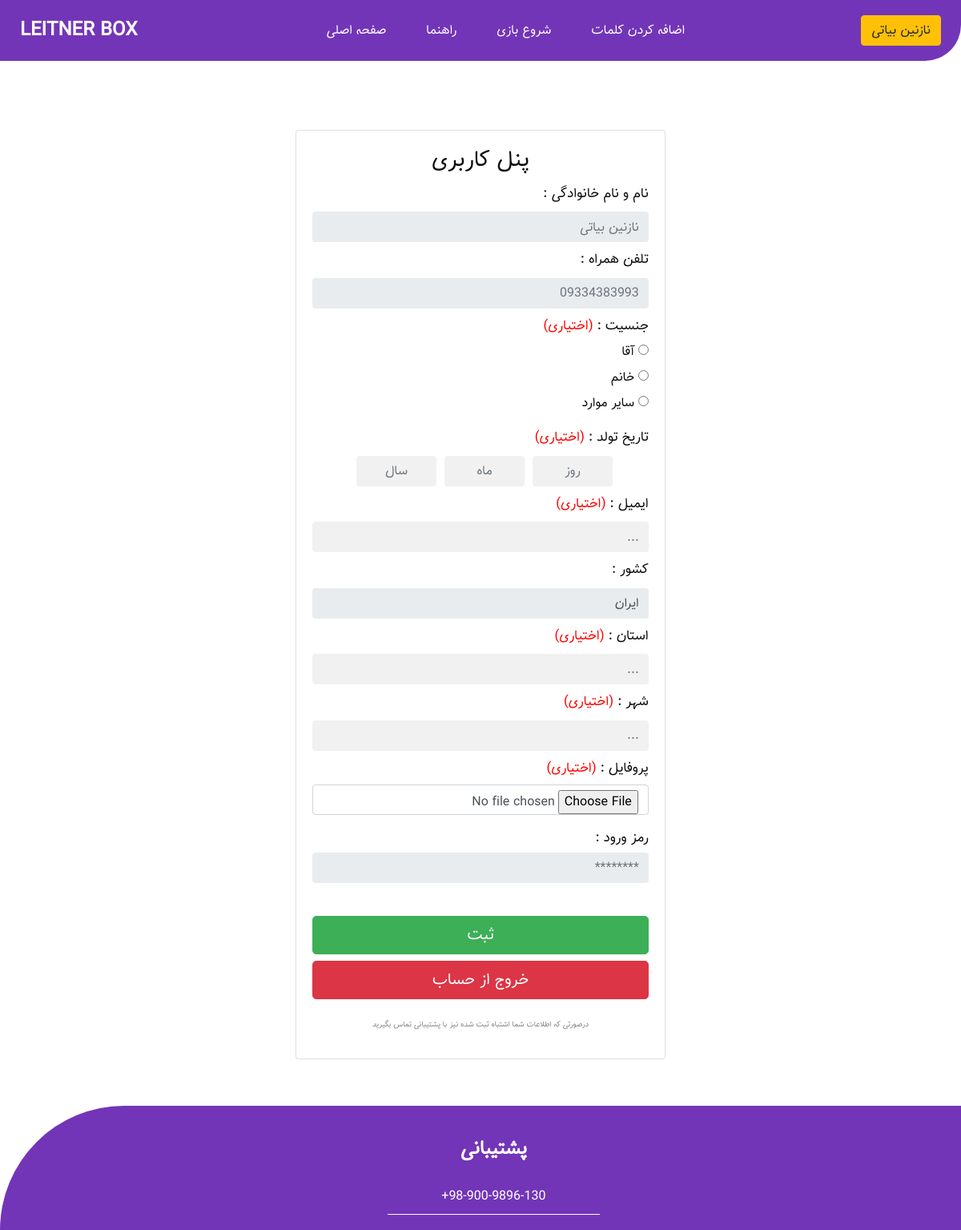
Screenshot of /authentication/profile (signed in) with the database file from the repository.
### customauth/models.py (models this page shows)
class MyUser(AbstractBaseUser, PermissionsMixin):
    phone_regex = RegexValidator(
        regex=r'^\+?1?\d{9,11}$',
        message="Phone number must be in the format: '+09123456789'. Up to 11 digits allowed."
    )
    phone_number = models.CharField(validators=[phone_regex], max_length=11, unique=True, verbose_name="phone number")
    full_name = models.CharField(max_length=50, verbose_name="نام و نام خانوادگی", help_text="این فیلد باید به فارسی وارد شود")
    gender = models.CharField(max_length=50, null=True, blank=True, verbose_name="جنسیت")
    date_of_birth = jmodels.jDateField(null=True, blank=True, verbose_name="تاریخ تولد")
    email = models.EmailField(blank=True, null=True, verbose_name="ایمیل")
    profile_picture = models.ImageField(upload_to='profile_pics/', blank=True, null=True, verbose_name="تصویر پروفایل")
    country = models.CharField(max_length=50, blank=True, null=True, default="ایران", verbose_name="کشور", help_text="این فیلد باید به فارسی وارد شود")
    state = models.CharField(max_length=100, blank=True, null=True, verbose_name="استان", help_text="این فیلد باید به فارسی وارد شود")
    city = models.CharField(max_length=100, blank=True, null=True, verbose_name="شهر", help_text="این فیلد باید به فارسی وارد شود")
    is_active = models.BooleanField(default=True, verbose_name="فعال")
    is_staff = models.BooleanField(default=False, verbose_name="کارمند")
    is_superuser = models.BooleanField(default=False, verbose_name="ادمین")
    date_joined = models.DateTimeField(default=timezone.now, verbose_name="تاریخ پیوستن")
    last_login = models.DateTimeField(blank=True, null=True, verbose_name="آخرین ورود")
    email_verified = models.BooleanField(default=False, verbose_name="ایمیل تایید شده")
    phone_verified = models.BooleanField(default=False, verbose_name="تلفن تایید شده")
    objects = MyUserManager()
    USERNAME_FIELD = 'phone_number'
    REQUIRED_FIELDS = ['full_name']
    class Meta:
        verbose_name_plural = "حساب های کاربری"

### Authentication_App/views.py (the view, shortened to what this page needs)
# urls.py: path("profile", views.profile_show, name="profile"),
def profile_show(request):
    user = request.user
    return render(request, "Authentication_App/profile.html", {'user': user})

### Authentication_App/templates/Authentication_App/profile.html (shortened to what this page needs)
{% extends 'common.html' %}
{% load static %}
{% block head %}
<link rel="stylesheet" href="https://cdnjs.cloudflare.com/ajax/libs/jalali-datepicker/1.3.4/jalali-datepicker.min.css">
{% endblock head %}
{% block body %}
<div class="services_section">
  <div class="container">
  </div>
</div>
<div class="login_section">
    <div class="container">
  <div class="row">
    <div class="col-sm-9 col-md-7 col-lg-5 mx-auto">
      <div class="card card-signin my-5">
        <div class="card-body">
          <h3 class="card-title text-center">پنل کاربری</h3>
          <form class="form-signin" method="post"  enctype="multipart/form-data">
            <div class="form-label-group" dir="rtl" style="text-align: right;">
              <label for="inputEmail" style="font-size: 17px;">نام و نام خانوادگی :</label>
              <input type="text" id="inputEmail" class="form-control" placeholder="{{ request.user.full_name }}" disabled>
            </div>
            <div class="form-label-group"  dir="rtl" style="text-align: right;">
              <label for="inputEmail" style="font-size: 17px;">تلفن همراه :</label>
              <input type="text" id="inputEmail" class="form-control" placeholder="{{ request.user.phone_number }}" disabled>
            </div>
            {% if request.user.gender %}
              <div class="form-label-group"  dir="rtl" style="text-align: right;">
                <label for="inputEmail" style="font-size: 17px;">جنسیت :</label>
                <input type="text" name="gender" id="inputEmail" class="form-control" placeholder="{{ request.user.gender }}" disabled>
              </div>
            {% else %}
              <div class="form-label-group" dir="rtl" style="text-align: right;">
                <label for="inputEmail" style="font-size: 17px;">
                    جنسیت : <span style="color: red;">(اختیاری)</span>
                  </label>
                  <div style="margin-bottom: 10px;">
                    <div>
                      <input type="radio" name="gender" id="male" name="gender" value="آقا">
                      <label for="male">آقا</label>
                    </div>
                    <div>
                      <input type="radio" name="gender" id="female" name="gender" value="خانم">
                      <label for="female">خانم</label>
                    </div>
                    <div>
                      <input type="radio" name="gender" id="female" name="gender" value="سایر موارد">
                      <label for="female">سایر موارد</label>
                    </div>
                  </div>
              </div>
            {% endif %}
            {% if request.user.date_of_birth %}
              <div class="form-label-group" dir="rtl" style="text-align: right;">
                <label for="date" style="font-size: 17px;">
                  تاریخ تولد :
                </label>
                <div class="input-row">
                  <div class="input-row">
                    <input type="text" name="day" id="day" class="form-control" placeholder="{{ request.user.date_of_birth|date:'d' }}" disabled>
                    <input type="text" name="month" id="month" class="form-control" placeholder="{{ request.user.date_of_birth|date:'m' }}" disabled>
                    <input type="text" name="date" id="date" class="form-control" autofocus placeholder="{{ request.user.date_of_birth|date:'Y' }}" disabled>
                  </div>
                <div id="notification"></div>
              </div>
            {% else %}
              <div class="form-label-group" dir="rtl" style="text-align: right;">
                <label for="date" style="font-size: 17px;">
                  تاریخ تولد : <span style="color: red;">(اختیاری)</span>
                </label>
                <div class="input-row">
                  <div class="input-row">
                    <input type="text" name="day" id="day" class="form-control" placeholder="روز" onchange="validateDay()">
                    <input type="text" name="month" id="month" class="form-control" placeholder="ماه" onchange="validateMonth()">
                    <input type="text" name="date" id="date" class="form-control" placeholder="سال" autofocus onchange="validateYear()">
                  </div>
              </div>
            {% endif %}
            {% if request.user.email %}
              <div class="form-label-group"  dir="rtl" style="text-align: right;">
                <label for="inputEmail" style="font-size: 17px;">ایمیل :</label>
                <input type="text" name="email" id="inputEmail" class="form-control" placeholder="{{ request.user.email }}" autofocus disabled>
              </div>
            {% else %}
              <div class="form-label-group"  dir="rtl" style="text-align: right;">
                <label for="inputEmail" style="font-size: 17px;">ایمیل : <span style="color: red;">(اختیاری)</span></label>
                <input type="text" name="email" id="inputEmail" class="form-control" placeholder="..." autofocus>
              </div>
            {% endif %}
            {% if request.user.country %}
            <div class="form-label-group"  dir="rtl" style="text-align: right;">
              <label for="country" style="font-size: 17px;">کشور :</label>
              <input type="text" name="country" id="country" class="form-control" value="ایران" placeholder="{{ request.user.country }}" autofocus disabled>
            </div>
            {% else %}
            <div class="form-label-group"  dir="rtl" style="text-align: right;">
              <label for="country" style="font-size: 17px;">کشور : <span style="color: red;">(اختیاری)</span></label>
              <input type="text" name="country" id="country" class="form-control" value="ایران" placeholder="..." autofocus>
            </div>
            {% endif %}
            {% if request.user.state %}
            <div class="form-label-group"  dir="rtl" style="text-align: right;">
              <label for="state" style="font-size: 17px;">استان :</label>
              <input type="text" name="state" id="state" class="form-control" placeholder="{{ request.user.state }}" autofocus disabled>
            </div>
            {% else %}
            <div class="form-label-group"  dir="rtl" style="text-align: right;">
              <label for="state" style="font-size: 17px;">استان : <span style="color: red;">(اختیاری)</span></label>
              <input type="text" name="state" id="state" class="form-control" placeholder="..." autofocus>
            </div>
            {% endif %}
            {% if request.user.city %}
            <div class="form-label-group"  dir="rtl" style="text-align: right;">
              <label for="city" style="font-size: 17px;">شهر :</label>
              <input type="text" name="" id="city" class="form-control" placeholder="{{ request.user.city }}" autofocus disabled>
            </div>
            {% else %}
            <div class="form-label-group"  dir="rtl" style="text-align: right;">
              <label for="city" style="font-size: 17px;">شهر : <span style="color: red;">(اختیاری)</span></label>
              <input type="text" name="city" id="city" class="form-control" placeholder="..." autofocus>
            </div>
            {% endif %}
            <div class="form-group" dir="rtl" style="text-align: right;">
              <label for="profileImage" style="font-size: 17px;">
                پروفایل : <span style="color: red;">(اختیاری)</span>
              </label>
              <input type="file" name="profile_picture" id="profile_picture" class="form-control">
            </div>
            <div class="form-label-group"  dir="rtl" style="text-align: right;">
              <label for="inputPassword" style="margin-bottom: 3px; font-size: 17px;">رمز ورود :</label>
              <input type="password" name="" id="inputPassword" class="form-control" placeholder="********" disabled>
            </div>
            <br>
            <button class="btn btn-lg btn-success btn-block text-uppercase" type="submit" name="">ثبت</button>
            <div class="col-13">
              <a href="{% url 'Authentication_App:logout' %}" id="confirm-link" class="btn btn-lg btn-danger btn-block text-uppercase">خروج از حساب</a>
            </div>
            <br>
            <p style="float: center; text-align: center; font-size: 0.6em; color: gray;">درصورتی که اطلاعات شما اشتباه ثبت شده نیز با پشتیبانی تماس بگیرید</p>
          </form>
        </div>
      </div>
    </div>
  </div>
</div>
  </div>
{% endblock body %}

### templates/common.html (shortened to what this page needs)
{% load static %}
<!DOCTYPE html>
<html lang="fa">
<head>
  <link rel="stylesheet" type="text/css" href="{% static 'css/bootstrap.css' %}" />
  <link href="{% static 'css/font-awesome.min.css' %}" rel="stylesheet"/>
  <link href="{% static 'css/style.css' %}" rel="stylesheet"/>
  <link href="{% static 'css/responsive.css' %}" rel="stylesheet"/>
{% block head %}
{% endblock head %}
</head>
<body class="sub_page">
    <div class="hero_area">
      <header class="header_section">
        <div class="container-fluid">
          <nav class="navbar navbar-expand-lg custom_nav-container ">
            <a class="navbar-brand" href="{% url 'Home_App:index' %}">
              <span>
                LEITNER BOX
              </span>
            </a>
            <div class="collapse navbar-collapse" id="navbarSupportedContent">
              <ul class="navbar-nav">
                <li class="nav-item {% block index_active %} {% endblock index_active %}">
                  <a class="nav-link" href="{% url 'Home_App:index' %}">صفحه اصلی <span class="sr-only">(current)</span></a>
                </li>
                <li class="nav-item {% block about_active %} {% endblock about_active %}">
                  <a class="nav-link" href="{% url 'Home_App:about' %}"> راهنما</a>
                </li>
                {% if request.user.is_authenticated %}
                <li class="nav-item {% block service_active %} {% endblock service_active %}">
                  <a class="nav-link" href="{% url 'Play_App:game' %}">شروع بازی</a>
                </li>
                {% else %}
                <li class="nav-item">
                  <a class="nav-link" onclick=RegisterNotification()>شروع بازی</a>
                </li>
                {% endif %}
                {% if request.user.is_authenticated %}
                <li class="nav-item {% block word_active %} {% endblock word_active %}">
                  <a class="nav-link" href="{% url 'Play_App:add_word' %}">اضافه کردن کلمات</a>
                </li>
                {% else %}
                <li class="nav-item">
                  <a class="nav-link" onclick=RegisterNotification()>اضافه کردن کلمات</a>
                </li>
                {% endif %}
              </ul>
                {% if request.user.is_authenticated %}
                  <a href="{% url 'Authentication_App:profile' %}" class="btn btn-warning my-custom-btn">{{ request.user.full_name }}</a>
                {% else %}
                  <a href="{% url 'Authentication_App:login' %}" class="btn btn-warning my-custom-btn">حساب کاربری</a>
                {% endif %}
            </div>
          </nav>
        </div>
      </header>
    </div>
{% block body %}
{% endblock body %}
<div class="footer_container" style="text-align: center;">
<section class="info_section">
    <div class="container">
        <div class="row">
        <div class="col-md-6 col-lg-2 mx-auto">
        </div>
        <div class="col-md-6 col-lg-3 ">
            <h4>
            پشتیبانی
            </h4>
            <form action="#">
            <input type="text" placeholder="+98-900-9896-130" style="text-align: center;" disabled />
            </form>
        </div>
        <div class="col-md-6 col-lg-3 mb-0 ml-auto">
        </div>
    </div>
    </section>
  </div>
</body>
</html>

### static/css/style.css (style rules this page uses)
body { font-family:Samim; font-family: sahel-bold; color: #0c0c0c; background-color: #ffffff; overflow-x: hidden; }
a, a:hover, a:focus { text-decoration: none; }
.btn, .btn:focus { outline: none !important; -webkit-box-shadow: none; box-shadow: none; }
.hero_area { position: relative; min-height: 100vh; display: -webkit-box; display: -ms-flexbox; display: flex; -webkit-box-orient: vertical; -webkit-box-direction: normal; -ms-flex-direction: column; flex-direction: column; background-color: #7335b7; border-radius: 0 0 350px 0; }
.sub_page .hero_area { min-height: auto; border-radius: 0 0 45px 0; }
.header_section { padding: 15px 0; }
.header_section .container-fluid { padding-right: 25px; padding-left: 25px; }
.navbar-brand span { font-weight: bold; color: #ffffff; font-size: 24px; }
.custom_nav-container { padding: 0; }
.custom_nav-container .navbar-nav { margin: auto; }
.custom_nav-container .navbar-nav .nav-item .nav-link { padding: 5px 25px; color: #ffffff; text-align: center; text-transform: uppercase; border-radius: 5px; -webkit-transition: all 0.3s; transition: all 0.3s; }
.footer_container { background-color: #7335b7; color: #ffffff; border-radius: 350px 0 0 0; padding-top: 145px; }
* { box-sizing: border-box }
input[type=text], input[type=password] { width: 100%; padding: 12px; margin: 2px 0 9px 0; display: inline-block; border: none; background: #f1f1f1; }
button { background-color: #3073d8; color: white; padding: 7px; margin: 8px 0; border: none; cursor: pointer; width: 100%; opacity: 0.9; }
.container { padding: 10px; }
.info_section h4 { font-weight: 600; margin-bottom: 20px; }
.info_section form input { border: none; border-bottom: 1px solid #ffffff; background-color: transparent; width: 100%; height: 45px; color: #ffffff; outline: none; }
.info_section form input::placeholder { color: #ffffff; }

### static/css/responsive.css (style rules this page uses)
@media (max-width: 1300px) { .footer_container { border-radius: 250px 0 0 0; } }
@media (min-width: 1200px) { .container { max-width: 1170px; } }

### rows the page displays
MyUser: user.full_name "نازنین بیاتی", user.phone_number "09334383993", country "ایران"
